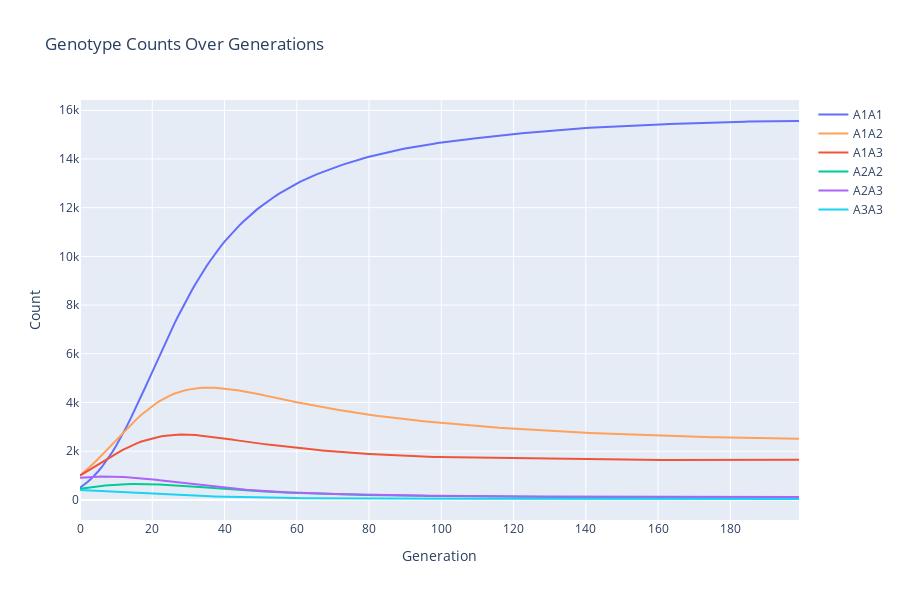
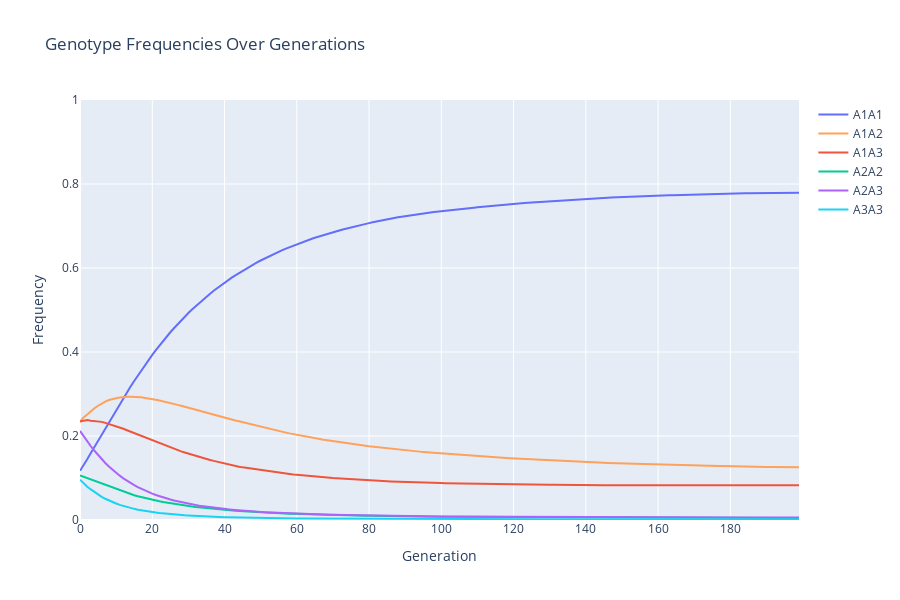
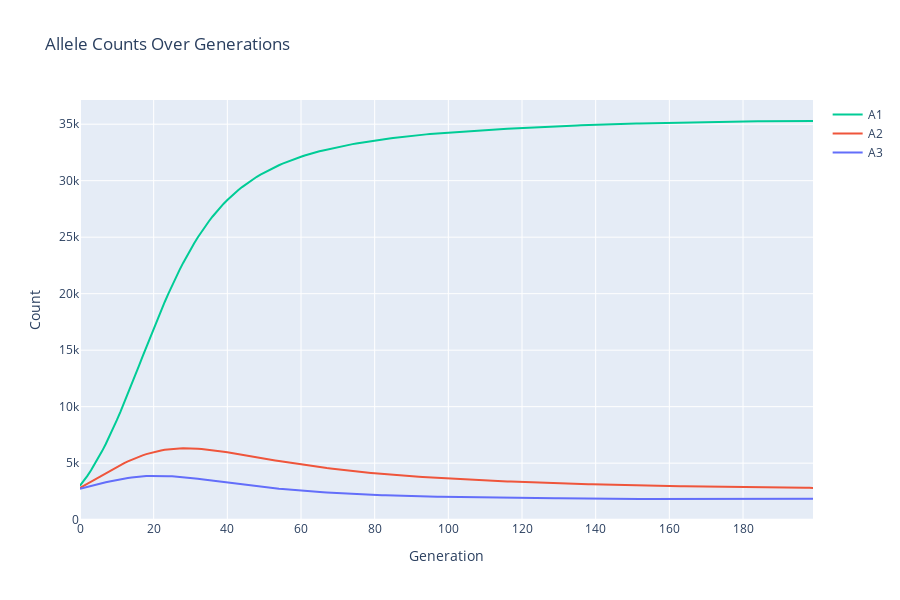
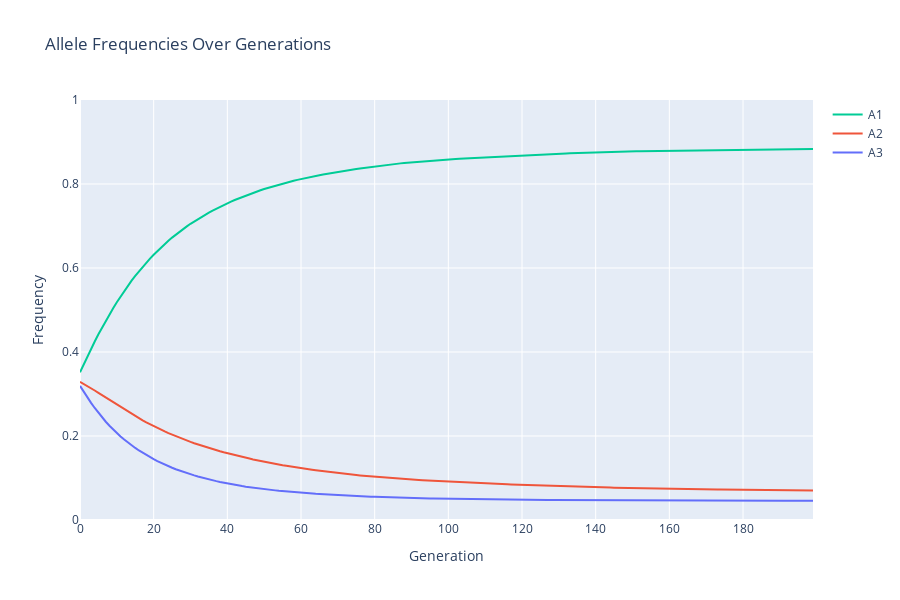

Notebook code cell kept with these figures, in order:
### Code cell
pg = pop_gen()
pg.genotype_data = {
    (('A1', 'A1'),) : {'Nm': 250, 'Nf': 250, 'fitness': 1.0, 'covariance': 0},
    (('A1', 'A2'),) : {'Nm': 500, 'Nf': 500, 'fitness': 1.0, 'covariance': 0},
    (('A1', 'A3'),) : {'Nm': 500, 'Nf': 500, 'fitness': 1.0, 'covariance': 0},
    (('A2', 'A2'),) : {'Nm': 250, 'Nf': 250, 'fitness': 0.9, 'covariance': 0},
    (('A2', 'A3'),) : {'Nm': 500, 'Nf': 500, 'fitness': 0.9, 'covariance': 0},
    (('A3', 'A3'),) : {'Nm': 250, 'Nf': 250, 'fitness': 0.8, 'covariance': 0},

}
pg.growth_rate = 1.1
pg.growth_rate=0.1
pg.mutation_rate=0.01
pg.carrying_capacity = 20000
# pg.max_drift=0.5
pg.covariance=0

pg.run(200)
# pg.run(100, bottleneck_yr=50, bottleneck_N=1000)
pg.plot_genotype_counts()
pg.plot_genotype_frequencies()
pg.plot_allele_counts()
pg.plot_allele_frequencies()
pg.plot_population_sizes()
pg.plot_effective_population_sizes()
pg.plot_average_fitness()

### Figure 1 — Plotly figure (JSON) as saved in the notebook; plotly's stock layout.template omitted (floating-point values rounded to 4 significant figures; data arrays with more than 128 entries replaced by an {"elided": "..."} marker saying what was removed)
{"data": [{"hoverinfo": "text", "line": {"color": "#636EFA"}, "mode": "lines", "name": "A1A1", "text": {"elided": "200 str values"}, "type": "scatter", "x": {"elided": "200 int values"}, "y": {"elided": "200 int values"}}, {"hoverinfo": "text", "line": {"color": "#FFA15A"}, "mode": "lines", "name": "A1A2", "text": {"elided": "200 str values"}, "type": "scatter", "x": {"elided": "200 int values"}, "y": {"elided": "200 int values"}}, {"hoverinfo": "text", "line": {"color": "#EF553B"}, "mode": "lines", "name": "A1A3", "text": {"elided": "200 str values"}, "type": "scatter", "x": {"elided": "200 int values"}, "y": {"elided": "200 int values"}}, {"hoverinfo": "text", "line": {"color": "#00CC96"}, "mode": "lines", "name": "A2A2", "text": {"elided": "200 str values"}, "type": "scatter", "x": {"elided": "200 int values"}, "y": {"elided": "200 int values"}}, {"hoverinfo": "text", "line": {"color": "#AB63FA"}, "mode": "lines", "name": "A2A3", "text": {"elided": "200 str values"}, "type": "scatter", "x": {"elided": "200 int values"}, "y": {"elided": "200 int values"}}, {"hoverinfo": "text", "line": {"color": "#19D3F3"}, "mode": "lines", "name": "A3A3", "text": {"elided": "200 str values"}, "type": "scatter", "x": {"elided": "200 int values"}, "y": {"elided": "200 int values"}}], "layout": {"height": 600, "hovermode": "closest", "title": {"text": "Genotype Counts Over Generations"}, "xaxis": {"title": {"text": "Generation"}}, "yaxis": {"title": {"text": "Count"}}}}

### Figure 2 — Plotly figure (JSON) as saved in the notebook; plotly's stock layout.template omitted (floating-point values rounded to 4 significant figures; data arrays with more than 128 entries replaced by an {"elided": "..."} marker saying what was removed)
{"data": [{"hoverinfo": "text", "line": {"color": "#636EFA"}, "mode": "lines", "name": "A1A1", "text": {"elided": "200 str values"}, "type": "scatter", "x": {"elided": "200 int values"}, "y": {"elided": "200 float values"}}, {"hoverinfo": "text", "line": {"color": "#FFA15A"}, "mode": "lines", "name": "A1A2", "text": {"elided": "200 str values"}, "type": "scatter", "x": {"elided": "200 int values"}, "y": {"elided": "200 float values"}}, {"hoverinfo": "text", "line": {"color": "#EF553B"}, "mode": "lines", "name": "A1A3", "text": {"elided": "200 str values"}, "type": "scatter", "x": {"elided": "200 int values"}, "y": {"elided": "200 float values"}}, {"hoverinfo": "text", "line": {"color": "#00CC96"}, "mode": "lines", "name": "A2A2", "text": {"elided": "200 str values"}, "type": "scatter", "x": {"elided": "200 int values"}, "y": {"elided": "200 float values"}}, {"hoverinfo": "text", "line": {"color": "#AB63FA"}, "mode": "lines", "name": "A2A3", "text": {"elided": "200 str values"}, "type": "scatter", "x": {"elided": "200 int values"}, "y": {"elided": "200 float values"}}, {"hoverinfo": "text", "line": {"color": "#19D3F3"}, "mode": "lines", "name": "A3A3", "text": {"elided": "200 str values"}, "type": "scatter", "x": {"elided": "200 int values"}, "y": {"elided": "200 float values"}}], "layout": {"height": 600, "hovermode": "closest", "title": {"text": "Genotype Frequencies Over Generations"}, "xaxis": {"title": {"text": "Generation"}}, "yaxis": {"range": [0, 1], "title": {"text": "Frequency"}}}}

### Figure 3 — Plotly figure (JSON) as saved in the notebook; plotly's stock layout.template omitted (floating-point values rounded to 4 significant figures; data arrays with more than 128 entries replaced by an {"elided": "..."} marker saying what was removed)
{"data": [{"hoverinfo": "text", "line": {"color": "#00CC96"}, "mode": "lines", "name": "A1", "text": {"elided": "200 str values"}, "type": "scatter", "x": {"elided": "200 int values"}, "y": {"elided": "200 int values"}}, {"hoverinfo": "text", "line": {"color": "#EF553B"}, "mode": "lines", "name": "A2", "text": {"elided": "200 str values"}, "type": "scatter", "x": {"elided": "200 int values"}, "y": {"elided": "200 int values"}}, {"hoverinfo": "text", "line": {"color": "#636EFA"}, "mode": "lines", "name": "A3", "text": {"elided": "200 str values"}, "type": "scatter", "x": {"elided": "200 int values"}, "y": {"elided": "200 int values"}}], "layout": {"height": 600, "hovermode": "closest", "title": {"text": "Allele Counts Over Generations"}, "xaxis": {"title": {"text": "Generation"}}, "yaxis": {"title": {"text": "Count"}}}}

### Figure 4 — Plotly figure (JSON) as saved in the notebook; plotly's stock layout.template omitted (floating-point values rounded to 4 significant figures; data arrays with more than 128 entries replaced by an {"elided": "..."} marker saying what was removed)
{"data": [{"hoverinfo": "text", "line": {"color": "#00CC96"}, "mode": "lines", "name": "A1", "text": {"elided": "200 str values"}, "type": "scatter", "x": {"elided": "200 int values"}, "y": {"elided": "200 float values"}}, {"hoverinfo": "text", "line": {"color": "#EF553B"}, "mode": "lines", "name": "A2", "text": {"elided": "200 str values"}, "type": "scatter", "x": {"elided": "200 int values"}, "y": {"elided": "200 float values"}}, {"hoverinfo": "text", "line": {"color": "#636EFA"}, "mode": "lines", "name": "A3", "text": {"elided": "200 str values"}, "type": "scatter", "x": {"elided": "200 int values"}, "y": {"elided": "200 float values"}}], "layout": {"height": 600, "hovermode": "closest", "title": {"text": "Allele Frequencies Over Generations"}, "xaxis": {"title": {"text": "Generation"}}, "yaxis": {"range": [0, 1], "title": {"text": "Frequency"}}}}
